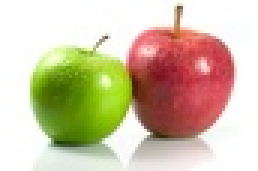
#> input picture CV3/Q1-images/2apples.jpg, 86 x 57 px, shrunk from 538 x 358 before the run (shown 3 times larger); its folder holds 4 pictures in this run
$ python ques1b.py
#> lines starting #> are read from the running program, lines starting #| are printed output that depends on the picture; long printed decimals are rounded
import cv2
import numpy as np
import math
import copy
import random
import glob

def minfrmcen(centers,dpt):
	ind=0
	maxi=9999
	for i in range(len(centers)):
		# print(np.shape(dpt),np.shape(centers[i]))
		dist=np.linalg.norm(centers[i]-dpt,axis=0)
		if(dist<maxi):
			ind=i
			maxi=dist
	return ind

def clustering(data,num):
	centers=[]
	for i in range(num):
		r=random.randint(0,len(data)-1)
		centers.append(copy.deepcopy(data[r]))
	convergence=True
	labels=np.zeros((len(data)))
	while(convergence):
		newcen=copy.deepcopy(centers)
		freq=np.zeros((num))
		print(np.shape(freq))
		for i in range(len(data)):
			# print(i)
			labl=minfrmcen(centers,data[i])
			newcen[labl]=newcen[labl]+data[i]
			freq[labl]=freq[labl]+1
			labels[i]=labl
		# newcen=(newcen-centers)
		for i in range(num):
			newcen[i]=newcen[i]-centers[i]
			newcen[i]=newcen[i]/freq[i]
		d=0
		for i in range(num):
			d=d+np.abs(centers[i]-newcen[i])
		print(d)
		if (np.all(np.less_equal(d,np.array([5,5,5,5,5,])))):
			convergence=False
		# print(centers)
		centers=copy.deepcopy(newcen)
		# print(centers)
	return centers,labels.astype(np.int32)

ims=glob.glob('./Q1-images/*.jpg')
faces=[]
shapes=[]
for i in ims:
	print(i)
	im=cv2.imread(i)
#> im is the input picture: shape (57, 86, 3); mean B, G, R 168.3, 195.1, 209.6
	# im=cv2.resize(im,(0,0),fx=0.5,fy=0.5)
	shapes.append(np.shape(im))
	r,c,d=np.shape(im)
#> r = 57; c = 86; d = 3
	temp=[]
	for i in range(r):
		for j in range(c):
			array=np.array([i,j,im[i][j][0],im[i][j][1],im[i][j][2]])
			temp.append(array)
			pass
#> after the loop, temp = 4902 items, first 6: [0, 0, 255, 255, 255], [0, 1, 255, 255, 255], [0, 2, 255, 255, 255], [0, 3, 255, 255, 255], [0, 4, 255, 255, 255], [0, 5, 255, 255, 255]
	# im=np.reshape(im,(np.shape(im)[0]*np.shape(im)[1],3))
	im=cv2.resize(im,(0,0),fx=0.5,fy=0.5)
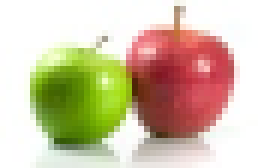
#> im: shape (28, 43, 3) (shown 6 times larger); mean B, G, R 167.1, 194.4, 209.2
	faces.append(np.asarray(temp))
#> pass 2 of the loop `for i in ims:`:
#| ./Q1-images/2or4objects.jpg
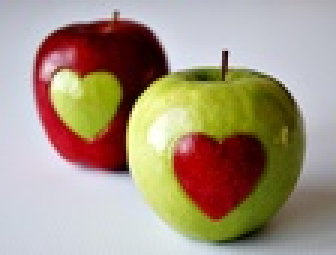
#> input picture CV3/Q1-images/2or4objects.jpg, 112 x 85 px, shrunk from 700 x 531 before the run (shown 3 times larger)
#> im is the input picture: shape (85, 112, 3); mean B, G, R 130.1, 150.7, 166.7
#> after the loop `for i in range(r):`: temp = 9520 items, first 6: [0, 0, 190, 171, 168], [0, 1, 187, 172, 170], [0, 2, 184, 170, 176], [0, 3, 179, 172, 175], [0, 4, 179, 174, 173], [0, 5, 180, 176, 171]
#> `im=cv2.resize(im,(0,0),fx=0.5,fy=0.5)`:
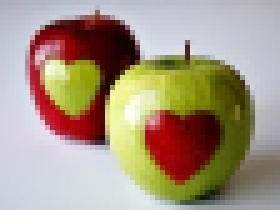
#> im: shape (42, 56, 3) (shown 5 times larger); mean B, G, R 129.3, 150.2, 166.5
#> pass 3 of the loop `for i in ims:`:
#| ./Q1-images/7apples.jpg
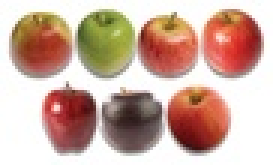
#> input picture CV3/Q1-images/7apples.jpg, 91 x 55 px, shrunk from 567 x 341 before the run (shown 3 times larger)
#> im is the input picture: shape (55, 91, 3); mean B, G, R 161.4, 174.8, 205.6
#> after the loop `for i in range(r):`: temp = 5005 items, first 6: [0, 0, 254, 254, 254], [0, 1, 255, 255, 255], [0, 2, 255, 253, 254], [0, 3, 255, 254, 255], [0, 4, 255, 254, 255], [0, 5, 255, 254, 255]
#> `im=cv2.resize(im,(0,0),fx=0.5,fy=0.5)`:
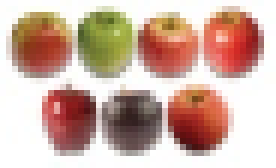
#> im: shape (28, 46, 3) (shown 6 times larger); mean B, G, R 164.2, 177.2, 207.1
#> the loop made 4 passes; the first 3 are shown

for j in range(1,2):
	# print(j)
	print(np.shape(faces[j]))
	centers,lbls=clustering(faces[j].astype(np.int32),5)
	# colors=[np.array([250,250,250]),np.array([0,250,0]),np.array([0,0,250]),np.array([250,0,0]),np.array([0,0,0])]
	image=np.zeros((shapes[j]))
	for i in range(len(faces[j])):
		image[faces[j][i][0]][faces[j][i][1]]=[centers[lbls[i]][2],centers[lbls[i]][3],centers[lbls[i]][4]]


	# f1=np.reshape(faces[j],shapes[j])
	cv2.imwrite("cluster5d"+str(j+1)+"("+str(5)+")"+".png",image)
#> this loop made 1 pass
#| (9520, 5)
#| (5,)
#| [ 96.438  93.396  49.223  76.439 162.322]
#| (5,)
#| [17.441 15.172 14.965 40.303 27.564]
#| (5,)
#| [ 6.277 25.369 11.126 16.562 38.853]
#| (5,)
#| [ 9.956 22.233 12.786  7.644  25.033]
#| (5,)
#> (further printed lines are left out)
#> pass 1, `cv2.imwrite("cluster5d"+str(j+1)+"("+str(5)+")"+".png",image)`:
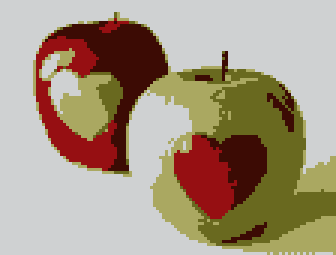
#> saved as cluster5d2(5).png: shape (85, 112, 3) (shown 3 times larger); mean B, G, R 130.1, 150.8, 166.8
